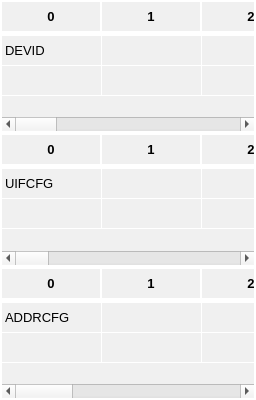
         <widget class="QFrame" name="frame_19">
          <property name="maximumSize">
           <size>
            <width>16777215</width>
            <height>400</height>
           </size>
          </property>
          <property name="frameShape">
           <enum>QFrame::NoFrame</enum>
          </property>
          <property name="frameShadow">
           <enum>QFrame::Raised</enum>
          </property>
          <layout class="QVBoxLayout" name="verticalLayout_9">
           <property name="spacing">
            <number>0</number>
           </property>
           <property name="leftMargin">
            <number>0</number>
           </property>
           <property name="topMargin">
            <number>0</number>
           </property>
           <property name="rightMargin">
            <number>0</number>
           </property>
           <property name="bottomMargin">
            <number>0</number>
           </property>
           <item>
            <widget class="QTableWidget" name="table_chainCfg_devIdBlk">
             <property name="styleSheet">
              <string notr="true">QTableWidget {
    border: 2px solid white; /* 边框颜色与粗细调整为2px */
    gridline-color: white; /* 网格线颜色 */
    background-color: #f0f0f0; /* 单元格背景颜色 */
    font-family: &quot;Calibri&quot;; /* 单元格字体 */
    font-size: 10pt; /* 单元格字体大小 */
}

QTableWidget::item {
}

QHeaderView::section {
    background-color: #f0f0f0; /* 表头背景颜色 */
    padding: 5px; /* 表头内边距 */
    border-style: none; /* 表头边框样式 */
    border-bottom: 5px solid white; /* 表头下边框宽度调整为2px */
    border-right: 2px solid white; /* 表头右边框宽度调整为2px */
    font-family: &quot;Calibri&quot;; /* 表头字体 */
    font-size: 10pt; /* 表头字体大小 */
    font-weight: 600; /* 表头字体粗细 */
}

QTableCornerButton::section {
    background-color: #f0f0f0; /* 角落按钮背景颜色 */
    /* 添加其他您需要的样式 */
}
</string>
             </property>
             <attribute name="verticalHeaderVisible">
              <bool>false</bool>
             </attribute>
             <row>
              <property name="text">
               <string>0</string>
              </property>
             </row>
             <row>
              <property name="text">
               <string>1</string>
              </property>
             </row>
             <column>
              <property name="text">
               <string>0</string>
              </property>
             </column>
             <column>
              <property name="text">
               <string>1</string>
              </property>
             </column>
             <column>
              <property name="text">
               <string>2</string>
              </property>
             </column>
             <column>
              <property name="text">
               <string>3</string>
              </property>
             </column>
             <column>
              <property name="text">
               <string>4</string>
              </property>
             </column>
             <column>
              <property name="text">
               <string>5</string>
              </property>
             </column>
             <column>
              <property name="text">
               <string>6</string>
              </property>
             </column>
             <column>
              <property name="text">
               <string>7</string>
              </property>
             </column>
             <column>
              <property name="text">
               <string>8</string>
              </property>
             </column>
             <column>
              <property name="text">
               <string>9</string>
              </property>
             </column>
             <column>
              <property name="text">
               <string>10</string>
              </property>
             </column>
             <item row="0" column="0">
              <property name="text">
               <string>DEVID</string>
              </property>
             </item>
             <item row="0" column="3">
              <property name="background">
               <brush brushstyle="SolidPattern">
                <color alpha="255">
                 <red>255</red>
                 <green>242</green>
                 <blue>204</blue>
                </color>
               </brush>
              </property>
             </item>
            </widget>
           </item>
           <item>
            <widget class="QTableWidget" name="table_chainCfg_uifcfgReg">
             <property name="styleSheet">
              <string notr="true">QTableWidget {
    border: 2px solid white; /* 边框颜色与粗细调整为2px */
    gridline-color: white; /* 网格线颜色 */
    background-color: #f0f0f0; /* 单元格背景颜色 */
    font-family: &quot;Calibri&quot;; /* 单元格字体 */
    font-size: 10pt; /* 单元格字体大小 */
}

QTableWidget::item {
}

QHeaderView::section {
    background-color: #f0f0f0; /* 表头背景颜色 */
    padding: 5px; /* 表头内边距 */
    border-style: none; /* 表头边框样式 */
    border-bottom: 5px solid white; /* 表头下边框宽度调整为2px */
    border-right: 2px solid white; /* 表头右边框宽度调整为2px */
    font-family: &quot;Calibri&quot;; /* 表头字体 */
    font-size: 10pt; /* 表头字体大小 */
    font-weight: 600; /* 表头字体粗细 */
}

QTableCornerButton::section {
    background-color: #f0f0f0; /* 角落按钮背景颜色 */
    /* 添加其他您需要的样式 */
}
</string>
             </property>
             <attribute name="verticalHeaderVisible">
              <bool>false</bool>
             </attribute>
             <row>
              <property name="text">
               <string>0</string>
              </property>
             </row>
             <row>
              <property name="text">
               <string>1</string>
              </property>
             </row>
             <column>
              <property name="text">
               <string>0</string>
              </property>
             </column>
             <column>
              <property name="text">
               <string>1</string>
              </property>
             </column>
             <column>
              <property name="text">
               <string>2</string>
              </property>
             </column>
             <column>
              <property name="text">
               <string>3</string>
              </property>
             </column>
             <column>
              <property name="text">
               <string>4</string>
              </property>
             </column>
             <column>
              <property name="text">
               <string>5</string>
              </property>
             </column>
             <column>
              <property name="text">
               <string>6</string>
              </property>
             </column>
             <column>
              <property name="text">
               <string>7</string>
              </property>
             </column>
             <column>
              <property name="text">
               <string>8</string>
              </property>
             </column>
             <column>
              <property name="text">
               <string>9</string>
              </property>
             </column>
             <column>
              <property name="text">
               <string>10</string>
              </property>
             </column>
             <column>
              <property name="text">
               <string>11</string>
              </property>
             </column>
             <column>
              <property name="text">
               <string>12</string>
              </property>
             </column>
             <column>
              <property name="text">
               <string>13</string>
              </property>
             </column>
             <item row="0" column="0">
              <property name="text">
               <string>UIFCFG</string>
              </property>
             </item>
            </widget>
           </item>
           <item>
            <widget class="QTableWidget" name="table_chainCfg_addcfgReg">
             <property name="styleSheet">
              <string notr="true">QTableWidget {
    border: 2px solid white; /* 边框颜色与粗细调整为2px */
    gridline-color: white; /* 网格线颜色 */
    background-color: #f0f0f0; /* 单元格背景颜色 */
    font-family: &quot;Calibri&quot;; /* 单元格字体 */
    font-size: 10pt; /* 单元格字体大小 */
}

QTableWidget::item {
}

QHeaderView::section {
    background-color: #f0f0f0; /* 表头背景颜色 */
    padding: 5px; /* 表头内边距 */
    border-style: none; /* 表头边框样式 */
    border-bottom: 5px solid white; /* 表头下边框宽度调整为2px */
    border-right: 2px solid white; /* 表头右边框宽度调整为2px */
    font-family: &quot;Calibri&quot;; /* 表头字体 */
    font-size: 10pt; /* 表头字体大小 */
    font-weight: 600; /* 表头字体粗细 */
}

QTableCornerButton::section {
    background-color: #f0f0f0; /* 角落按钮背景颜色 */
    /* 添加其他您需要的样式 */
}
</string>
             </property>
             <attribute name="verticalHeaderVisible">
              <bool>false</bool>
             </attribute>
             <row>
              <property name="text">
               <string>0</string>
              </property>
             </row>
             <row>
              <property name="text">
               <string>1</string>
              </property>
             </row>
             <column>
              <property name="text">
               <string>0</string>
              </property>
             </column>
             <column>
              <property name="text">
               <string>1</string>
              </property>
             </column>
             <column>
              <property name="text">
               <string>2</string>
              </property>
             </column>
             <column>
              <property name="text">
               <string>3</string>
              </property>
             </column>
             <column>
              <property name="text">
               <string>4</string>
              </property>
             </column>
             <column>
              <property name="text">
               <string>5</string>
              </property>
             </column>
             <column>
              <property name="text">
               <string>6</string>
              </property>
             </column>
             <column>
              <property name="text">
               <string>7</string>
              </property>
             </column>
             <item row="0" column="0">
              <property name="text">
               <string>ADDRCFG</string>
              </property>
             </item>
            </widget>
           </item>
          </layout>
         </widget>
